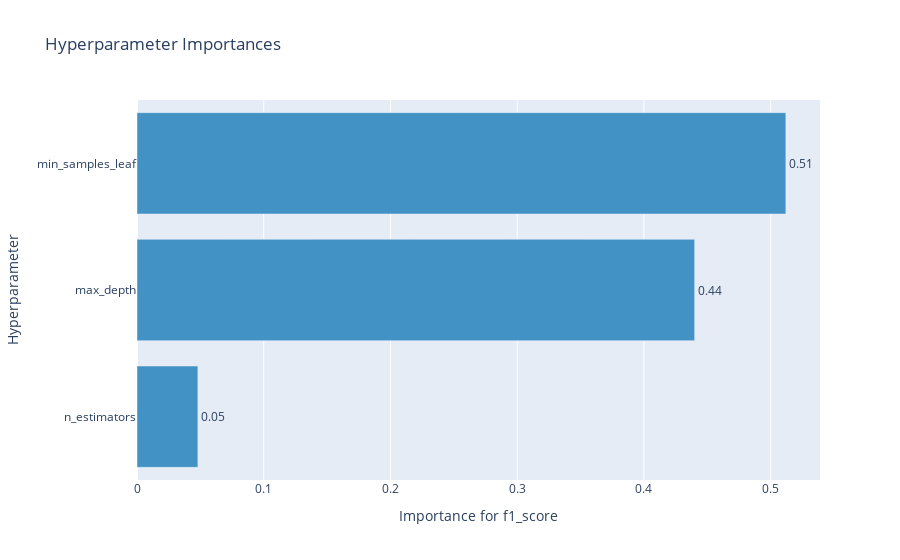

The code cell stored with this chart in its notebook:
### Markdown cell above
График важности гиперпараметров - помогает понять, какие гиперпараметры вносят больший вклад в минимизацию/максимизацию метрики.

### Code cell
optuna.visualization.plot_param_importances(study, target_name="f1_score")

### Figure 1 — Plotly figure (JSON) as saved in the notebook; plotly's stock layout.template omitted (floating-point values rounded to 4 significant figures)
{"data": [{"cliponaxis": false, "hovertemplate": ["n_estimators (IntDistribution): 0.048023251333569474<extra></extra>", "max_depth (IntDistribution): 0.4400061252681549<extra></extra>", "min_samples_leaf (IntDistribution): 0.5119706233982756<extra></extra>"], "marker": {"color": "rgb(66,146,198)"}, "orientation": "h", "text": ["0.05", "0.44", "0.51"], "textposition": "outside", "type": "bar", "x": [0.04802, 0.44, 0.512], "y": ["n_estimators", "max_depth", "min_samples_leaf"]}], "layout": {"showlegend": false, "title": {"text": "Hyperparameter Importances"}, "xaxis": {"title": {"text": "Importance for f1_score"}}, "yaxis": {"title": {"text": "Hyperparameter"}}}}
